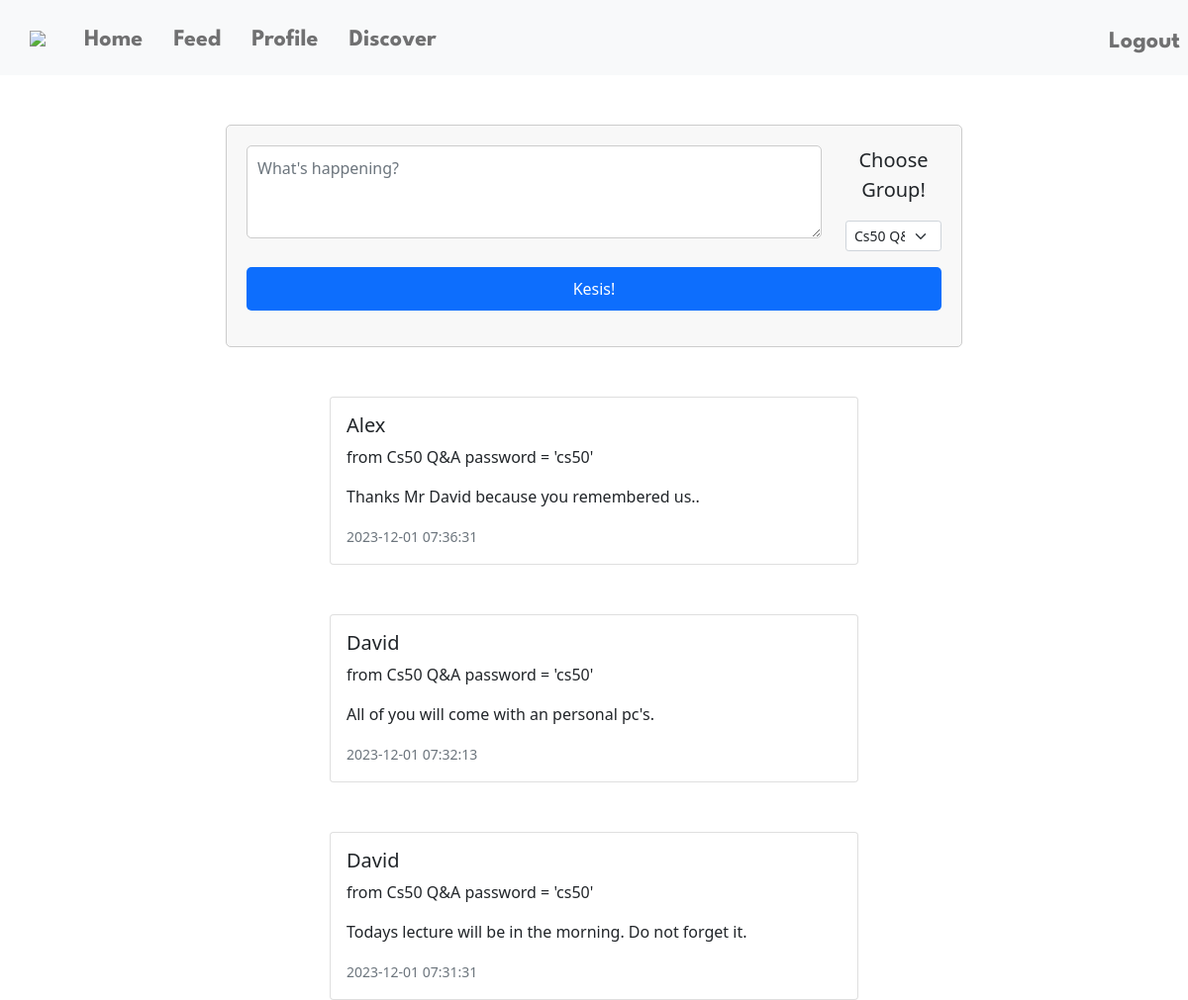
Page /feed (signed in) on the earlier database version.
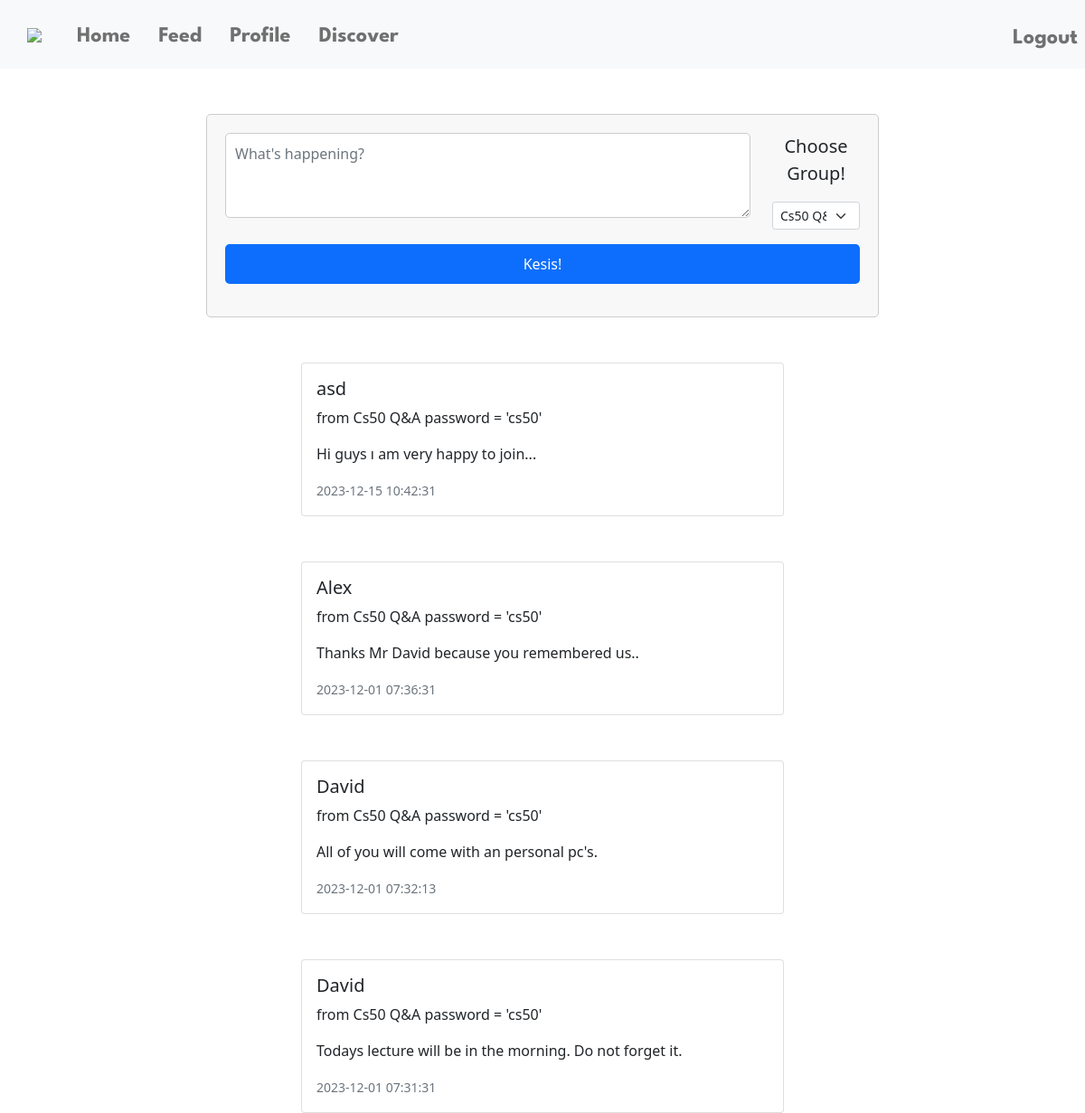
Same page on the later database version.
### tables this page shows
CREATE TABLE posts (
post_id INTEGER PRIMARY KEY AUTOINCREMENT NOT NULL,
user_id INTEGER NOT NULL,
group_id INTEGER NOT NULL, content TEXT, date TIMESTAMP DEFAULT CURRENT_TIMESTAMP,
FOREIGN KEY (user_id) REFERENCES users(id),
FOREIGN KEY (group_id) REFERENCES groups(group_id));

CREATE TABLE users (
id INTEGER PRIMARY KEY AUTOINCREMENT NOT NULL,
username TEXT NOT NULL,
hash TEXT NOT NULL,
birthday DATE NOT NULL);

CREATE TABLE groups (
group_id INTEGER PRIMARY KEY AUTOINCREMENT NOT NULL,
group_name TEXT NOT NULL,
group_pass TEXT NOT NULL);

### app.py (the view, shortened to what this page needs)
@app.route("/feed", methods=["GET", "POST"])
@login_required
def feed():
    if request.method == "GET":
        users_groups = db.execute("SELECT group_id, group_name FROM groups WHERE group_id IN (SELECT group_id FROM group_members WHERE user_id = ?)", session["user_id"])
        users_posts = db.execute("SELECT USERS.username, GROUPS.group_name, POSTS.content, POSTS.date FROM posts JOIN users ON USERS.id = POSTS.user_id JOIN groups ON GROUPS.group_id = POSTS.group_id WHERE POSTS.group_id IN (SELECT group_id FROM group_members WHERE user_id = ?)", session["user_id"])
        return render_template("feed.html", users_groups=users_groups, users_posts=reversed(users_posts))

### app.py (called while the page is built)
@app.after_request
def after_request(response):
    response.headers["Cache-Control"] = "no-cache, no-store, must-revalidate"
    response.headers["Expires"] = 0
    response.headers["Pragma"] = "no-cache"
    return response

### helpers.py (called while the page is built)
def login_required(f):
    @wraps(f)
    def decorated_function(*args, **kwargs):
        if session.get("user_id") is None:
            return redirect("/login")
        return f(*args, **kwargs)
    return decorated_function

### templates/feed.html (shortened to what this page needs)
{% extends "layout.html" %}
{% block main %}
    <div class = "container">
        <div class="row mb-3">
            <div>
                <form action="/feed" method="post" class="col-8">
                    <div class="row">
                        <div class="col-10">
                            <textarea class="form-control w-100" name="text" rows="3" placeholder ="What's happening?"></textarea>
                        </div>
                        <div class="col-2">
                            <label class = "lead text-center fs-5 mb-3">Choose Group!</label>
                            <select class="form-select form-select-sm mb-3" name="group_id">
                                {%for group in users_groups%}
                                        <option value ="{{group['group_id']}}">
                                            {{group["group_name"]}}
                                        </option>
                                {%endfor%}
                            </select>
                        </div>
                    </div>
                    <div class="mb-3" class="row">
                        <button type="submit" class="btn btn-primary">Kesis!</button>
                    </div>
                </form>
            </div>
        </div>
    {% for post in users_posts %}
        <div class="container">
            <div class="row">
            <div class="col-md-6 offset-md-3">
                <div class="card">
                <div class="card-body">
                    <h5 class="card-title">{{post["username"]}} </h5>
                    <p class="font-italic">from {{post["group_name"]}}</p>
                    <p class="card-text">{{post["content"]}}</p>
                    <p class="card-text"><small class="text-muted">{{post["date"]}}</small></p>
                </div>
                </div>
            </div>
            </div>
        </div>
    {% endfor %}
    </div>
{% endblock %}

### templates/layout.html (shortened to what this page needs)
<!DOCTYPE html>
<html lang="en">
    <head>
        <link href="https://cdn.jsdelivr.net/npm/bootstrap@5.1.3/dist/css/bootstrap.min.css" rel="stylesheet">
        <link href="/static/styles.css" rel="stylesheet">
    </head>
    <body>
        <nav class="navbar navbar-expand-lg navbar-light bg-light">
            <a class="navbar-brand" href="/"><img src="/static/logo2.png" class="logo"></a>
            <div class="collapse navbar-collapse mt-1" id="navbarNav">
                {% if session["user_id"] %}
                    <ul class="navbar-nav ml-auto">
                        <li class="nav-item active">
                            <a class="nav-link fs-4" href="/">Home</a>
                        </li>
                        <li class="nav-item active">
                            <a class="nav-link fs-4" href="/feed">Feed</a>
                        </li>
                        <li class="nav-item fs-4">
                            <a class="nav-link" href="/profile">Profile</a>
                        </li>
                        <li class="nav-item fs-4">
                            <a class="nav-link" href="/groups">Discover</a>
                        </li>
                    </ul>
                    <ul class="navbar-nav ms-auto mt-1">
                        <li class="nav-item fs-4">
                            <a class="nav-link" href="/logout">Logout </a>
                        </li>
                    </ul>
                {% endif %}
            </div>
         </nav>
        <main>
            {% block main %}{% endblock %}
        </main>
    </body>
</html>

### static/styles.css (style rules this page uses)
form { width: 300px; margin: 0 auto; padding: 20px; border: 1px solid #ccc; border-radius: 5px; background-color: #f8f8f8; }
.form-control { width: 100%; padding: 10px; border: 1px solid #ccc; border-radius: 5px; }
.btn { width: 100%; padding: 10px; color: #fff; border: none; border-radius: 5px; }
.navbar { background-color: #f8f9fa; }
.navbar-brand { color: #6c757d; font-family: 'League Spartan', sans-serif; font-weight: 700; margin-left: 30px; }
.nav-link { color: #6c757d; font-family: 'League Spartan', sans-serif; font-weight: 700; margin-left: 15px; }
.container { margin-top: 50px; }
.logo { width: 90px; height: auto; margin—left: 10px ; }

Differences in the rows shown:
added posts: username "asd", group_name "Cs50 Q&A password = 'cs50'", content "Hi guys ı am very happy to join...", date "2023-12-15 10:42:31"
